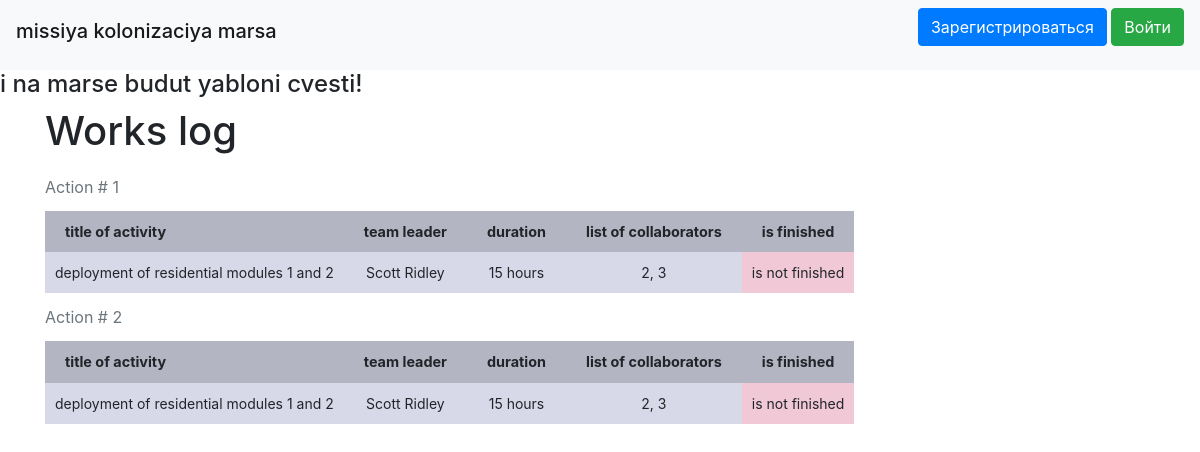
The page /index on the database as committed earlier.
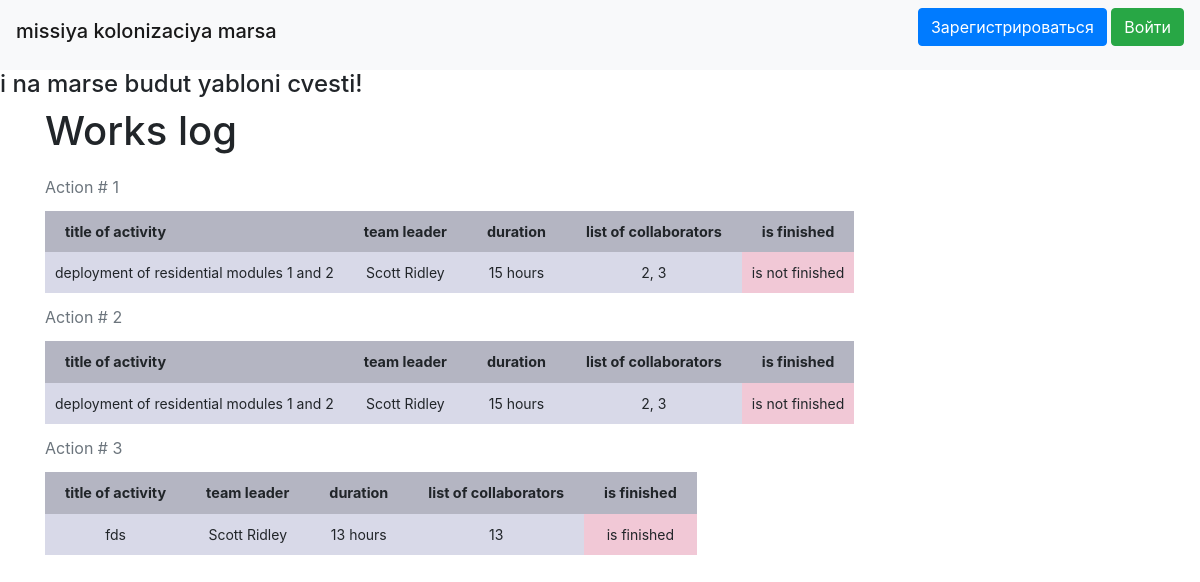
The same page on the database as committed later.
### data/jobs.py (models this page shows)
class Jobs(SqlAlchemyBase):
    __tablename__ = 'jobs'
    id = sqlalchemy.Column(sqlalchemy.Integer,
                           primary_key=True, autoincrement=True, nullable=True)
    team_leader = sqlalchemy.Column(sqlalchemy.Integer, sqlalchemy.ForeignKey("users.id"), nullable=True)
    job = sqlalchemy.Column(sqlalchemy.String, nullable=True)
    work_size = sqlalchemy.Column(sqlalchemy.Integer, nullable=True)
    collaborators = sqlalchemy.Column(sqlalchemy.String, nullable=True)
    start_date = sqlalchemy.Column(sqlalchemy.DateTime, nullable=True)
    end_date = sqlalchemy.Column(sqlalchemy.DateTime, nullable=True)
    is_finished = sqlalchemy.Column(sqlalchemy.Boolean, nullable=True)

### data/users.py (models this page shows, shortened)
class User(SqlAlchemyBase, UserMixin):
    __tablename__ = 'users'
    id = sqlalchemy.Column(sqlalchemy.Integer, primary_key=True, autoincrement=True)
    surname = sqlalchemy.Column(sqlalchemy.String, nullable=True)
    name = sqlalchemy.Column(sqlalchemy.String, nullable=True)
    age = sqlalchemy.Column(sqlalchemy.Integer, nullable=True)
    position = sqlalchemy.Column(sqlalchemy.String, nullable=True)
    speciality = sqlalchemy.Column(sqlalchemy.String, nullable=True)
    address = sqlalchemy.Column(sqlalchemy.String, nullable=True)
    email = sqlalchemy.Column(sqlalchemy.String, unique=True, nullable=True)
    hashed_password = sqlalchemy.Column(sqlalchemy.String, nullable=True)
    modified_date = sqlalchemy.Column(sqlalchemy.DateTime, default=datetime.datetime.now)
    def __repr__(self):
        return f'{self.surname} {self.name}'

### main.py (the view)
@app.route('/')
@app.route('/index')
def index():
    db_sess = db_session.create_session()
    return render_template('works.html', title='works log', job_session=db_sess.query(Jobs),
                           user_session=db_sess.query(User), us=User,
                           css_file=url_for('static', filename='css/style.css'))

### data/db_session.py (called while the page is built)
def create_session() -> Session:
    global __factory
    return __factory()

### templates/works.html
{% extends "base.html" %}
{% block content %}
<h1>Works log</h1>
{% for job in job_session %}
    <table>
        <caption>Action # {{ job.id }}</caption>
        <tr>
            <th>title of activity</th>
            <th>team leader</th>
            <th>duration</th>
            <th>list of collaborators</th>
            <th>is finished</th>
        </tr>
        <tr>
            <td>{{ job.job }}</td>
            <td>{{ user_session.filter(us.id == job.team_leader).first() }}</td>
            <td>{{ job.work_size }} hours</td>
            <td>{{ job.collaborators }}</td>
            <td class="finished">{{ 'is finished ' if job.is_finished else 'is not finished'}}</td>
        </tr>
    </table>
{% endfor %}
{% endblock %}

### templates/base.html (shortened to what this page needs)
<!doctype html>
<html lang="en">
<head>
    <link rel="stylesheet"
          href="https://stackpath.bootstrapcdn.com/bootstrap/4.4.1/css/bootstrap.min.css"
>
    <link rel="stylesheet" type="text/css" href={{ css_file }}>
</head>
<body>
    <header>
        <nav class="navbar navbar-light bg-light">
            <h1 class="navbar-brand" href="#">missiya kolonizaciya marsa</h1>
            {% if current_user.is_authenticated %}
                <a class="navbar-brand" href="/logout">{{ current_user.name }}</a>
            {% else %}
                <p>
                    <a class="btn btn-primary " href="/register">Зарегистрироваться</a>
                    <a class="btn btn-success" href="/login">Войти</a>
                </p>
            {% endif %}
        </nav>
    </header>
    <h4>i na marse budut yabloni cvesti!</h4>
    <main role="main" class="container">
        {% block content %}{% endblock %}
    </main>
</body>
</html>

### static/css/style.css (style rules this page uses)
table { border-spacing: 0 10px; }
th { padding: 10px 20px; background: #B4B5C2; font-size: 0.9em; }
td { background: #D8D9E8; vertical-align: middle; padding: 10px; font-size: 14px; text-align: center; }
td.finished { background: #F1C8D6; }
caption { caption-side: top; }

Rows that differ between the two databases and show on the page:
added Jobs: id "3", job "fds", filter "Scott Ridley", work_size "13", collaborators "13", is_finished "is finished"
